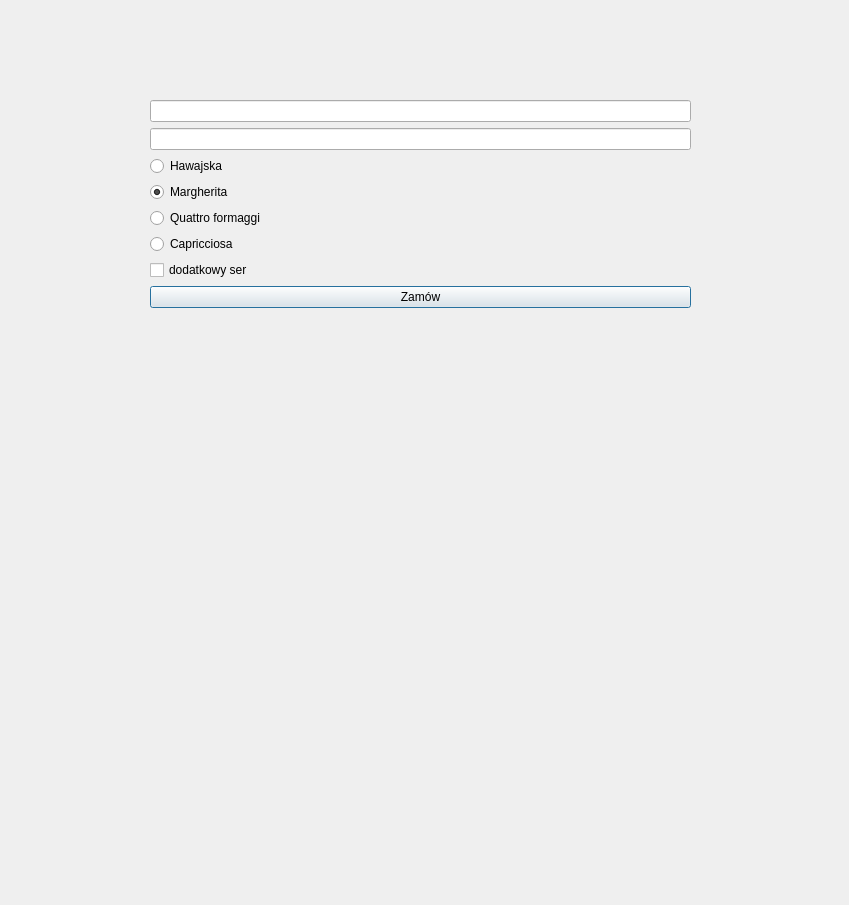
<?xml version="1.0" encoding="UTF-8"?>
<ui version="4.0">
 <class>Dialog</class>
 <widget class="QDialog" name="Dialog">
  <property name="geometry">
   <rect>
    <x>0</x>
    <y>0</y>
    <width>849</width>
    <height>905</height>
   </rect>
  </property>
  <property name="windowTitle">
   <string>Dialog</string>
  </property>
  <widget class="QWidget" name="verticalLayoutWidget">
   <property name="geometry">
    <rect>
     <x>150</x>
     <y>100</y>
     <width>541</width>
     <height>341</height>
    </rect>
   </property>
   <layout class="QVBoxLayout" name="verticalLayout">
    <item>
     <widget class="QLineEdit" name="emailValue"/>
    </item>
    <item>
     <widget class="QLineEdit" name="adresValue"/>
    </item>
    <item>
     <widget class="QRadioButton" name="hawajska">
      <property name="text">
       <string>Hawajska</string>
      </property>
     </widget>
    </item>
    <item>
     <widget class="QRadioButton" name="margherita">
      <property name="text">
       <string>Margherita</string>
      </property>
      <property name="checked">
       <bool>true</bool>
      </property>
     </widget>
    </item>
    <item>
     <widget class="QRadioButton" name="quattro">
      <property name="text">
       <string>Quattro formaggi</string>
      </property>
     </widget>
    </item>
    <item>
     <widget class="QRadioButton" name="capricciosa">
      <property name="text">
       <string>Capricciosa</string>
      </property>
     </widget>
    </item>
    <item>
     <widget class="QCheckBox" name="checkSer">
      <property name="text">
       <string>dodatkowy ser</string>
      </property>
     </widget>
    </item>
    <item>
     <widget class="QPushButton" name="zamow">
      <property name="text">
       <string>Zamów</string>
      </property>
     </widget>
    </item>
    <item>
     <widget class="QLabel" name="ordered">
      <property name="text">
       <string/>
      </property>
     </widget>
    </item>
   </layout>
  </widget>
 </widget>
 <resources/>
 <connections/>
</ui>
